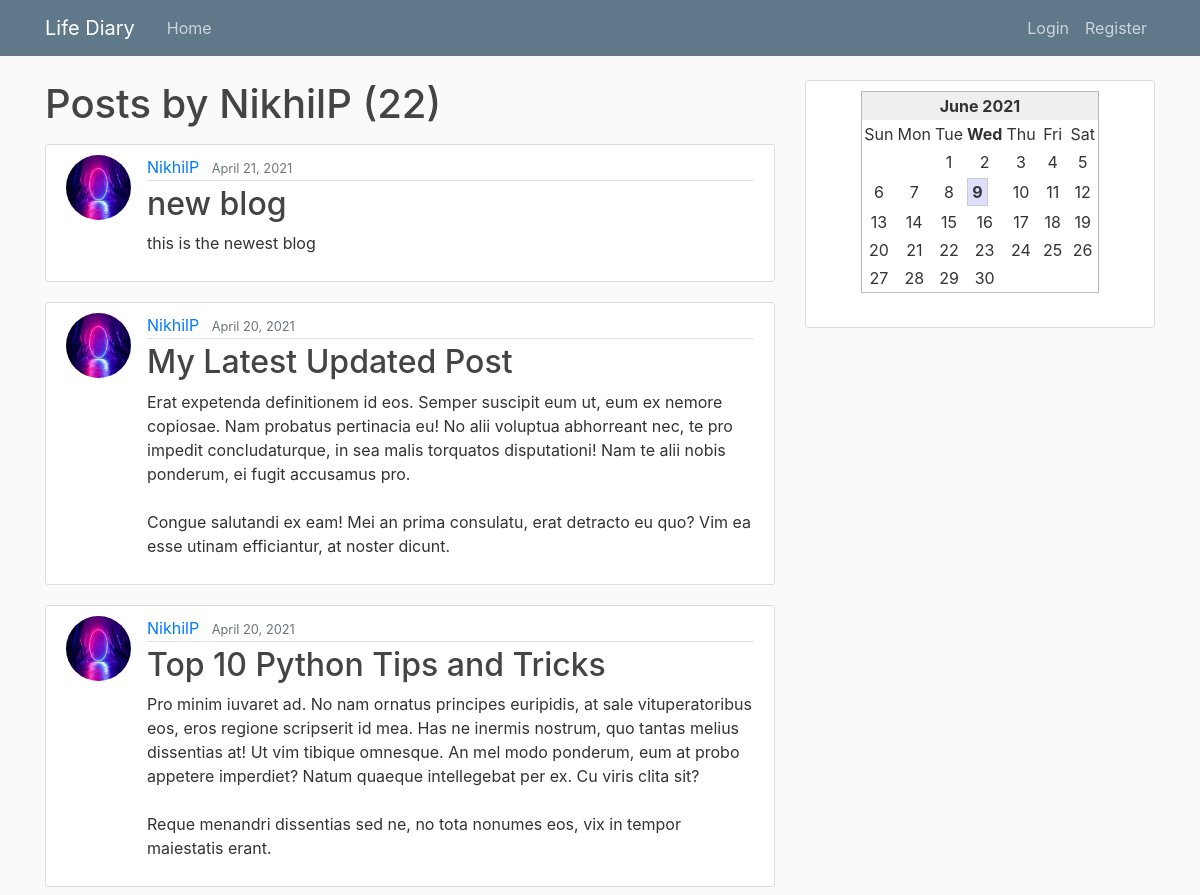
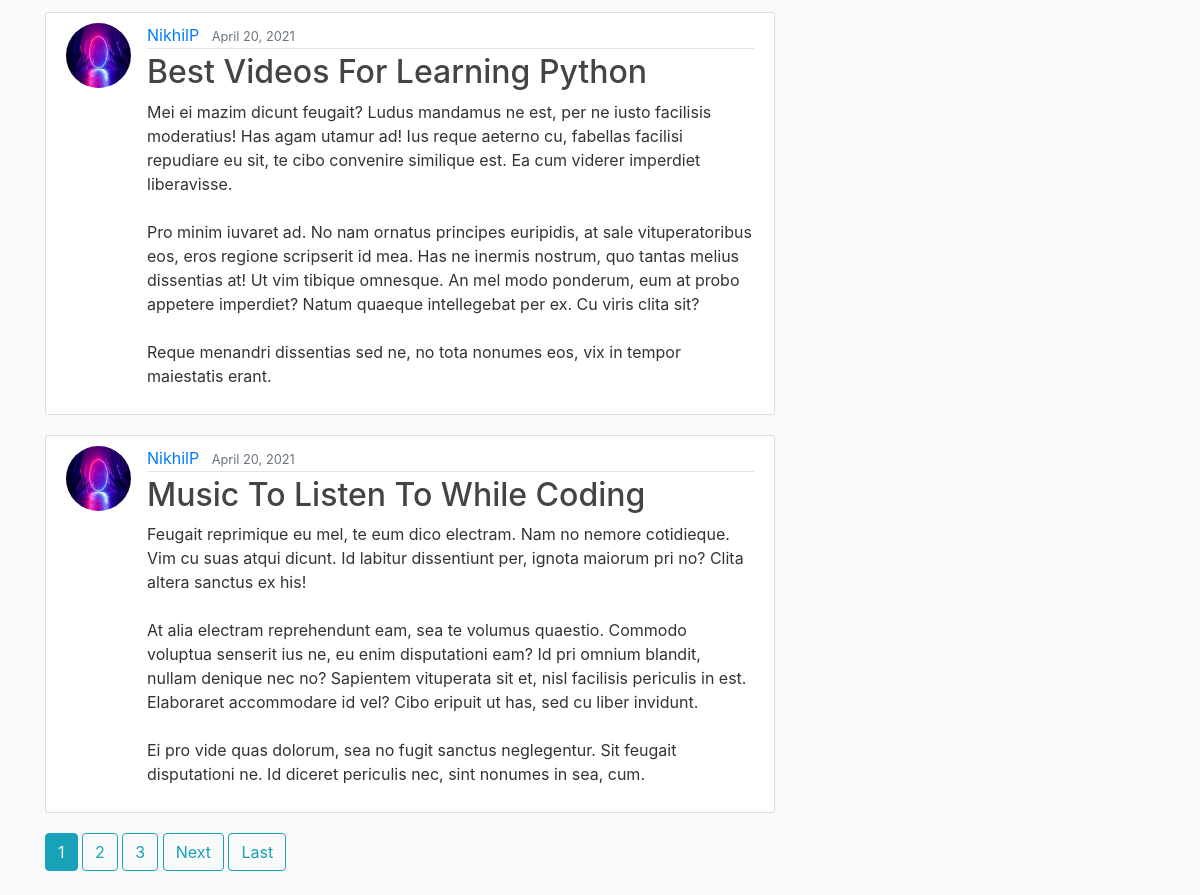
Screenshot of /user/NikhilP with the database file from the repository (2 pictures, top to bottom).
### blog/models.py (models this page shows, shortened)
class Post(models.Model):
    title = models.CharField(max_length=100)
    content = models.TextField()
    date_posted = models.DateTimeField(default=timezone.now)
    author = models.ForeignKey(User, on_delete=models.CASCADE)
    image = models.ImageField(default='default.jpg', upload_to='blog_images')

### users/models.py (models this page shows, shortened)
class Profile(models.Model):
    user = models.OneToOneField(User, on_delete=models.CASCADE)
    image = models.ImageField(default='default.jpg', upload_to='profile_pics')

### blog/views.py (the view)
# urls.py: path('user/<str:username>', UserPostListView.as_view(), name='user-posts'),
class UserPostListView(ListView):
    model = Post
    template_name = 'blog/user_posts.html'  # <app>/<model>_<viewtype>.html
    context_object_name = 'posts'
    paginate_by = 5
    def get_queryset(self):
        user = get_object_or_404(User, username=self.kwargs.get('username'))
        return Post.objects.filter(author=user).order_by('-date_posted')

### blog/templates/blog/user_posts.html (shortened to what this page needs)
{% extends "blog/base.html" %}
{% block content %}
    <h1 class="mb-3">Posts by {{ view.kwargs.username }} ({{ page_obj.paginator.count }})</h1>
    {% for post in posts %}
        <article class="media content-section">
          <img class="rounded-circle article-img" src="{{ post.author.profile.image.url }}">
          <div class="media-body">
            <div class="article-metadata">
              <a class="mr-2" href="{% url 'user-posts' post.author.username %}">{{ post.author }}</a>
              <small class="text-muted">{{ post.date_posted|date:"F d, Y" }}</small>
            </div>
            <h2><a class="article-title" href="{% url 'post-detail' post.id %}">{{ post.title }}</a></h2>
            <p class="article-content">{{ post.content }}</p>
          </div>
        </article>
    {% endfor %}
    {% if is_paginated %}
      {% for num in page_obj.paginator.page_range %}
        {% if page_obj.number == num %}
          <a class="btn btn-info mb-4" href="?page={{ num }}">{{ num }}</a>
        {% elif num > page_obj.number|add:'-3' and num < page_obj.number|add:'3' %}
          <a class="btn btn-outline-info mb-4" href="?page={{ num }}">{{ num }}</a>
        {% endif %}
      {% endfor %}
      {% if page_obj.has_next %}
        <a class="btn btn-outline-info mb-4" href="?page={{ page_obj.next_page_number }}">Next</a>
        <a class="btn btn-outline-info mb-4" href="?page={{ page_obj.paginator.num_pages }}">Last</a>
      {% endif %}
    {% endif %}
{% endblock content %}

### blog/static/blog/main.css (style rules this page uses)
body { background: #fafafa; color: #333333; margin-top: 5rem; }
h1, h2, h3, h4, h5, h6 { color: #444444; }
.content-section { background: #ffffff; padding: 10px 20px; border: 1px solid #dddddd; border-radius: 3px; margin-bottom: 20px; }
.article-title { color: #444444; }
.article-content { white-space: pre-line; }
.article-img { height: 65px; width: 65px; margin-right: 16px; }
.article-metadata { padding-bottom: 1px; margin-bottom: 4px; border-bottom: 1px solid #e3e3e3 }

### rows the page displays
Post: author.profile.image (picture), author "NikhilP", date_posted "April 21, 2021", title "new blog", content "this is the newest blog"
Post: author.profile.image (picture), author "NikhilP", date_posted "April 20, 2021", title "My Latest Updated Post", content "Erat expetenda definitionem id eos. Semper suscipit eum ut, eum ex nemore copiosae. Nam probatus pertinacia eu! No alii voluptua abhorreant nec, te pro impedit concludaturque, in sea malis torquatos disputationi! Nam te alii nobis ponderum, ei fugit accusamus pro. Congue salutandi ex eam! Mei an prima consulatu, erat detracto eu quo? Vim ea esse utinam efficiantur, at noster dicunt."
Post: author.profile.image (picture), author "NikhilP", date_posted "April 20, 2021", title "Top 10 Python Tips and Tricks", content "Pro minim iuvaret ad. No nam ornatus principes euripidis, at sale vituperatoribus eos, eros regione scripserit id mea. Has ne inermis nostrum, quo tantas melius dissentias at! Ut vim tibique omnesque. An mel modo ponderum, eum at probo appetere imperdiet? Natum quaeque intellegebat per ex. Cu viris clita sit? Reque menandri dissentias sed ne, no tota nonumes eos, vix in tempor maiestatis erant."
Post: author.profile.image (picture), author "NikhilP", date_posted "April 20, 2021", title "Best Videos For Learning Python", content "Mei ei mazim dicunt feugait? Ludus mandamus ne est, per ne iusto facilisis moderatius! Has agam utamur ad! Ius reque aeterno cu, fabellas facilisi repudiare eu sit, te cibo convenire similique est. Ea cum viderer imperdiet liberavisse. Pro minim iuvaret ad. No nam ornatus principes euripidis, at sale vituperatoribus eos, eros regione scripserit id mea. Has ne inermis nostrum, quo tantas melius dissentias at! Ut vim tibique omnesque. An mel modo ponderum, eum at probo appetere imperdiet? Natum quaeque intellegebat per ex. Cu viris clita sit? Reque menandri dissentias sed ne, no tota nonumes eos, vix in tempor maiestatis erant."
Post: author.profile.image (picture), author "NikhilP", date_posted "April 20, 2021", title "Music To Listen To While Coding", content "Feugait reprimique eu mel, te eum dico electram. Nam no nemore cotidieque. Vim cu suas atqui dicunt. Id labitur dissentiunt per, ignota maiorum pri no? Clita altera sanctus ex his! At alia electram reprehendunt eam, sea te volumus quaestio. Commodo voluptua senserit ius ne, eu enim disputationi eam? Id pri omnium blandit, nullam denique nec no? Sapientem vituperata sit et, nisl facilisis periculis in est. Elaboraret accommodare id vel? Cibo eripuit ut has, sed cu liber invidunt. Ei pro vide quas dolorum, sea no fugit sanctus neglegentur. Sit feugait disputationi ne. Id diceret periculis nec, sint nonumes in sea, cum."

### other values shown
{{ view.kwargs.username }} "NikhilP"
{{ page_obj.paginator.count }} "22"
{{ num }} "1"
{{ num }} "2" "3"
